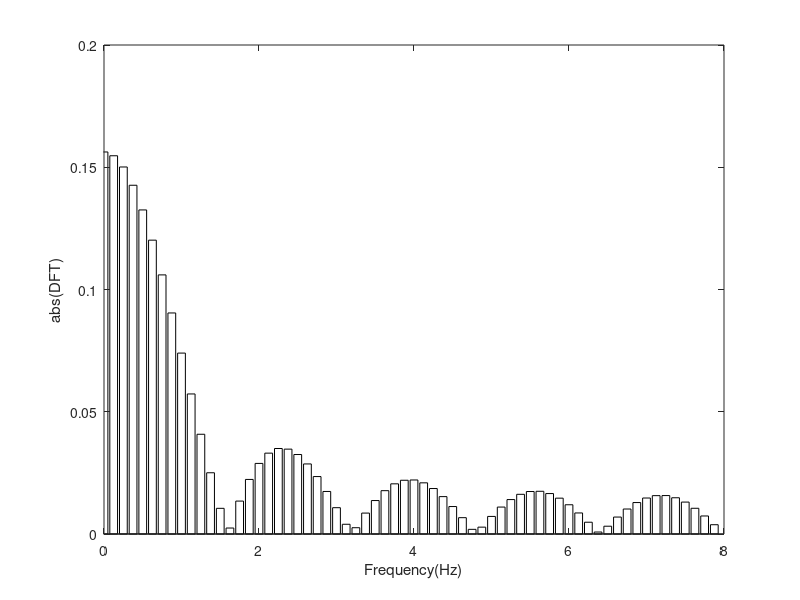

Here is the MATLAB script that generated this plot:
% specdft.m
nt = 128; nb = 10; y = [ones(1,nb) zeros(1,nt-nb)]; dt = 0.0625; T = dt*nt;
df = 1/T; fmax = (nt/2)*df; f = 0:df:(nt/2-1)*df; yf = fft(y); yp = (2/nt)*yf(1:nt/2);
bar(f,abs(yp),'w'), axis([0 fmax 0 0.2]), xlabel('Frequency(Hz)'), ylabel('abs(DFT)')
